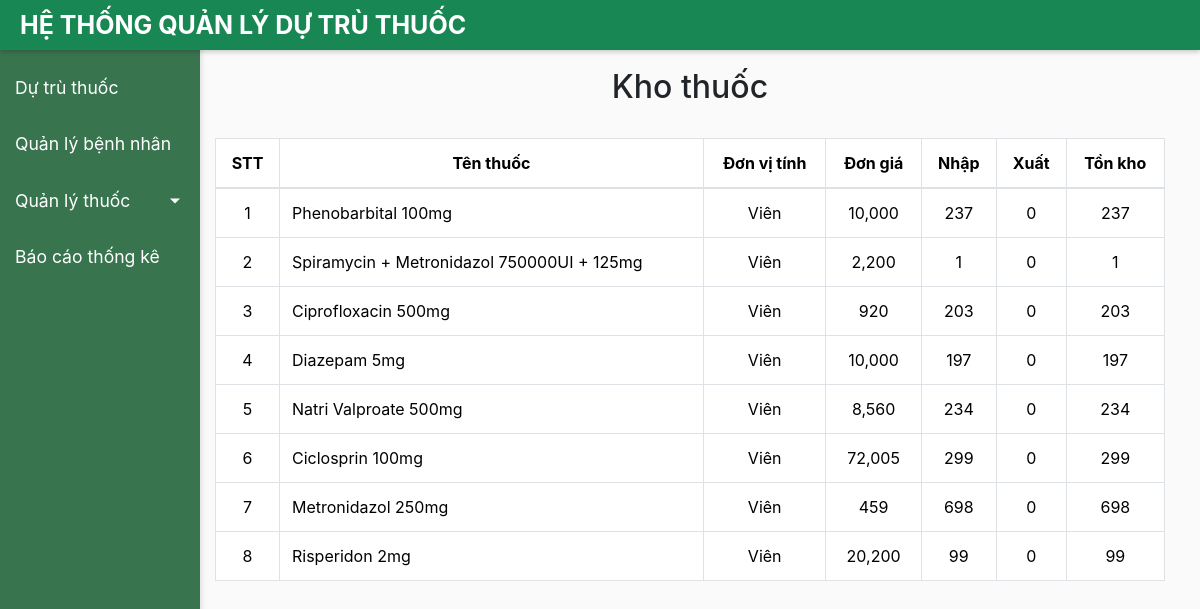
Page /danh_sach_kho/ on the earlier database version.
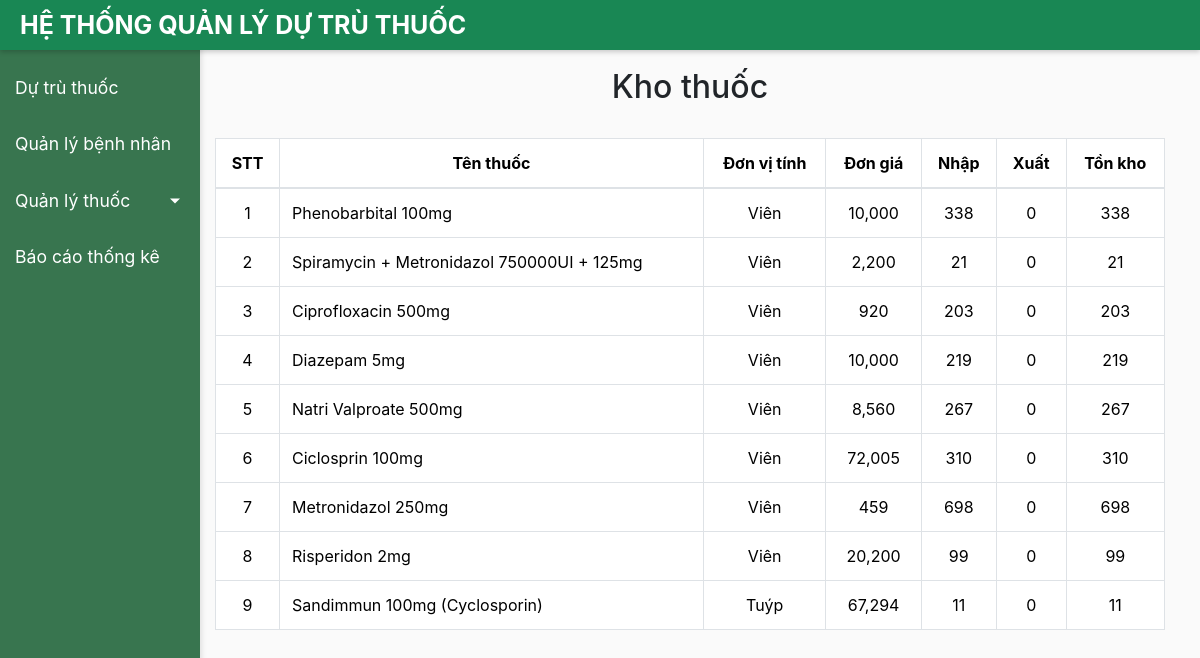
Same page on the later database version.
### kho/models.py (models this page shows)
class Kho(models.Model):
    thuoc = models.ForeignKey(Thuoc, on_delete=models.CASCADE)
    so_luong_nhap = models.PositiveIntegerField()
    so_luong_xuat = models.PositiveIntegerField()
    so_luong_ton = models.PositiveIntegerField()

### danh_muc_thuoc/models.py (models this page shows, shortened)
class Thuoc(models.Model):
    ten_thuoc = models.CharField(max_length=100)
    dvt = models.CharField(max_length=50)
    don_gia = models.DecimalField(max_digits=8, decimal_places=2)

### kho/views.py (the view)
# urls.py: path('', views.danh_sach_kho, name='danh_sach_kho'),
def danh_sach_kho(request):
    items_thuoc = Kho.objects.all()
    items_danh_muc = Thuoc.objects.all()
    return render(request,'kho.html',{'items_thuoc':items_thuoc, 'items_danh_muc':items_danh_muc})

### kho/templates/kho.html (shortened to what this page needs)
{% extends "base.html" %}
{% load humanize %}
{% block content %}
<div class="container mt-5">
    <h2 class="text-center">Kho thuốc</h2>
    <br>
    <table class="table table-bordered">
        <thead>
            <tr align='center'>
                <th style='vertical-align: middle;'>STT</th>
                <th style='vertical-align: middle;'>Tên thuốc</th>
                <th style='vertical-align: middle;'>Đơn vị tính</th>
                <th style='vertical-align: middle;'>Đơn giá</th>
                <th style='vertical-align: middle;'>Nhập</th>
                <th style='vertical-align: middle;'>Xuất</th>
                <th style='vertical-align: middle;'>Tồn kho</th>
            </tr>
        </thead>
        <tbody>
            {% for thuoc_kho in items_thuoc %}
                <tr style='vertical-align: middle'>
                    <td align='center'>{{forloop.counter}}</td>
                    <td>{{ thuoc_kho.thuoc.ten_thuoc }}</td>
                    <td align='center'>{{thuoc_kho.thuoc.dvt}}</td>
                    <td align='center'>{{ thuoc_kho.thuoc.don_gia|floatformat:0|intcomma }}</td>
                    <td align='center'>{{thuoc_kho.so_luong_nhap}}</td>
                    <td align='center'>{{thuoc_kho.so_luong_xuat}}</td>
                    <td align='center'>{{thuoc_kho.so_luong_ton}}</td>
                </tr>
                {% empty %}
                <tr>
                    <td colspan="9" class="text-center">Không có thuốc nào trong kho.</td>
                </tr>
            {% endfor %}
        </tbody>
    </table>
</div>
{% endblock %}

### quan_ly_thuoc_ksdb/templates/base.html (shortened to what this page needs)
<!DOCTYPE html>
<html lang="en">
<head>
    {% load static %}
    <link rel="stylesheet" href="https://cdnjs.cloudflare.com/ajax/libs/bootstrap/5.3.3/css/bootstrap.min.css">
    <link rel="stylesheet" href="https://stackpath.bootstrapcdn.com/bootstrap/4.1.0/css/bootstrap.min.css">
    <link rel="stylesheet" href="https://cdnjs.cloudflare.com/ajax/libs/font-awesome/6.0.0-beta3/css/all.min.css" />
    <link rel="stylesheet" href="{% static 'base-style.css' %}">
</head>
<body>
    <div class="topbar">
        <a href="{% url 'home' %}"><h3>HỆ THỐNG QUẢN LÝ DỰ TRÙ THUỐC</h3></a>
    </div>
    <nav class="sidebar">
        <ul class="list-unstyled componets">
            <li>
                <a href="#" >Dự trù thuốc</a>
            </li>
            <li>
                <a class="{% if request.path == '/benh_nhan/' %}active{% endif %}" href="{% url 'danh_sach_benh_nhan' %}">Quản lý bệnh nhân</a>
            </li>
            <li class="active">
                <a class="dropdown-toggle" href="#quanLyThuocSubMenu" data-toggle='collapse' aria-expanded='false'>Quản lý thuốc</a>
            </li>
            <li>
                <a href="#" >Báo cáo thống kê</a>
            </li>
        </ul>
    </nav>
    <div class="container-fluid">
        <div class="row justify-content-center">
            <div class="content">
                {% block content %}{% endblock %}
            </div>
        </div>
    </div>
</body>
</html>

### quan_ly_thuoc_ksdb/static/base-style.css (style rules this page uses)
body { display: flex; width: 100%; align-items: stretch; background: #fafafa; }
a, a:hover, a:focus { color: inherit; text-decoration: none; transition: all 0.3s; }
.sidebar { height: 100vh; position: fixed; top: 25; left: 0; width: 200px; background-color: #38754f; color: #fff; padding-top: 60px; box-shadow: 2px 0 5px rgba(0, 0, 0, 0.1); }
.sidebar ul li.active>a, a[aria-expanded="true"] { color: #fff; background: #38754f; }
a[data-toggle="collapse"] { position: relative; }
.dropdown-toggle::after { display: block; position: absolute; top: 50%; right: 20px; transform: translateY(-50%); }
.sidebar ul li a { padding: 15px; font-size: 1.1em; display: block; }
.content { padding: 20px 20px 20px 200px; }
.topbar { background-color: #198754; color: #fff; padding: 10px 20px; position: fixed; top: 0; left: 0; width: 100%; z-index: 1000; box-shadow: 0 2px 5px rgba(0, 0, 0, 0.2); }
.topbar a { text-decoration: none; color: #fff; }
.topbar h3 { margin: 0; font-size: 25px; font-weight: bold; }

Differences in the rows shown:
changed Kho "Phenobarbital 100mg": so_luong_nhap "237" → "338"; so_luong_ton "237" → "338"
changed Kho "Spiramycin + Metronidazol 750000UI + 125mg": so_luong_nhap "1" → "21"; so_luong_ton "1" → "21"
changed Kho "Diazepam 5mg": so_luong_nhap "197" → "219"; so_luong_ton "197" → "219"
changed Kho "Natri Valproate 500mg": so_luong_nhap "234" → "267"; so_luong_ton "234" → "267"
changed Kho "Ciclosprin 100mg": so_luong_nhap "299" → "310"; so_luong_ton "299" → "310"
added Kho: thuoc.ten_thuoc "Sandimmun 100mg (Cyclosporin)", thuoc.dvt "Tuýp", thuoc.don_gia "67,294", so_luong_nhap "11", so_luong_xuat "0", so_luong_ton "11"
